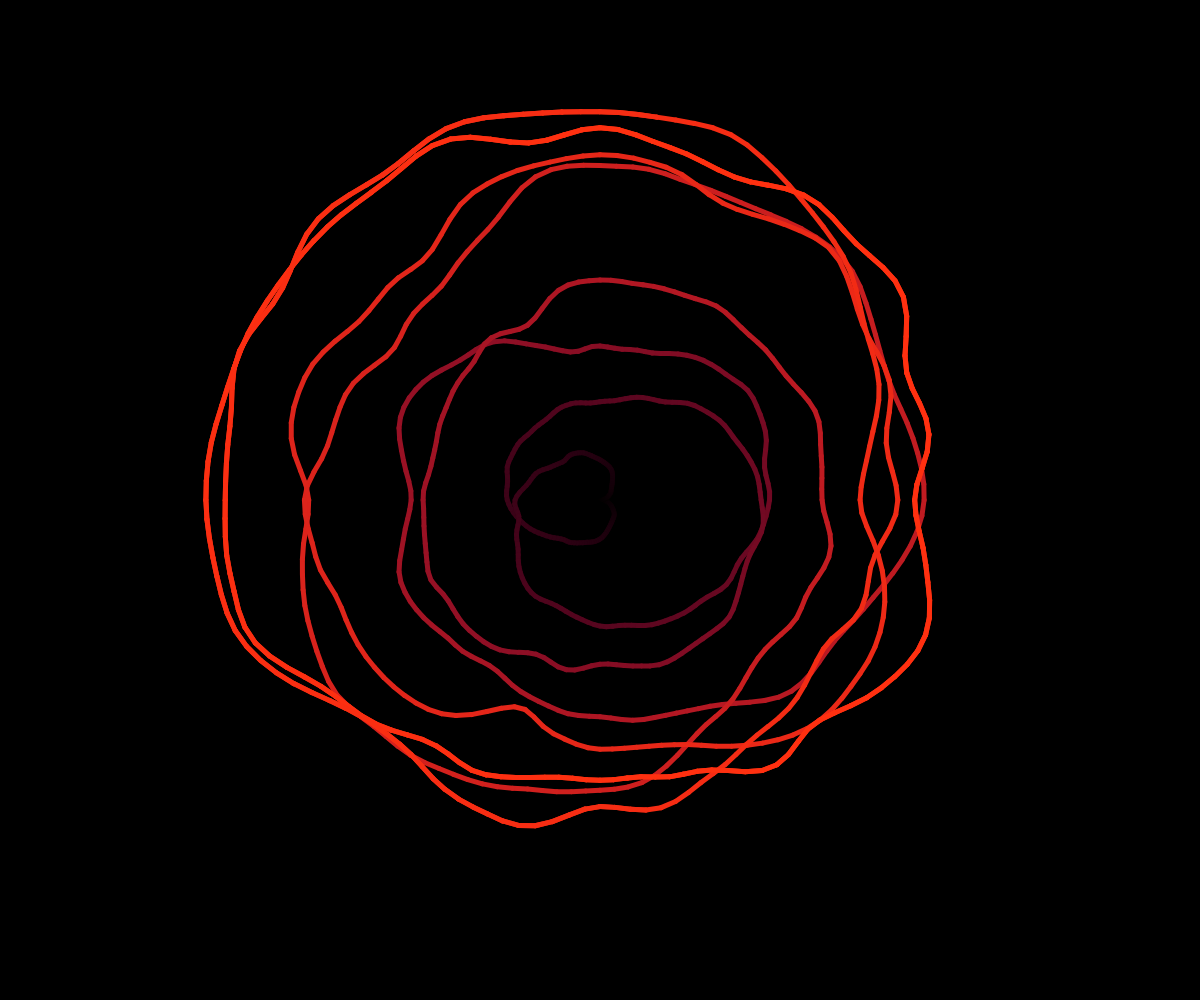
Frame 1 (no input)
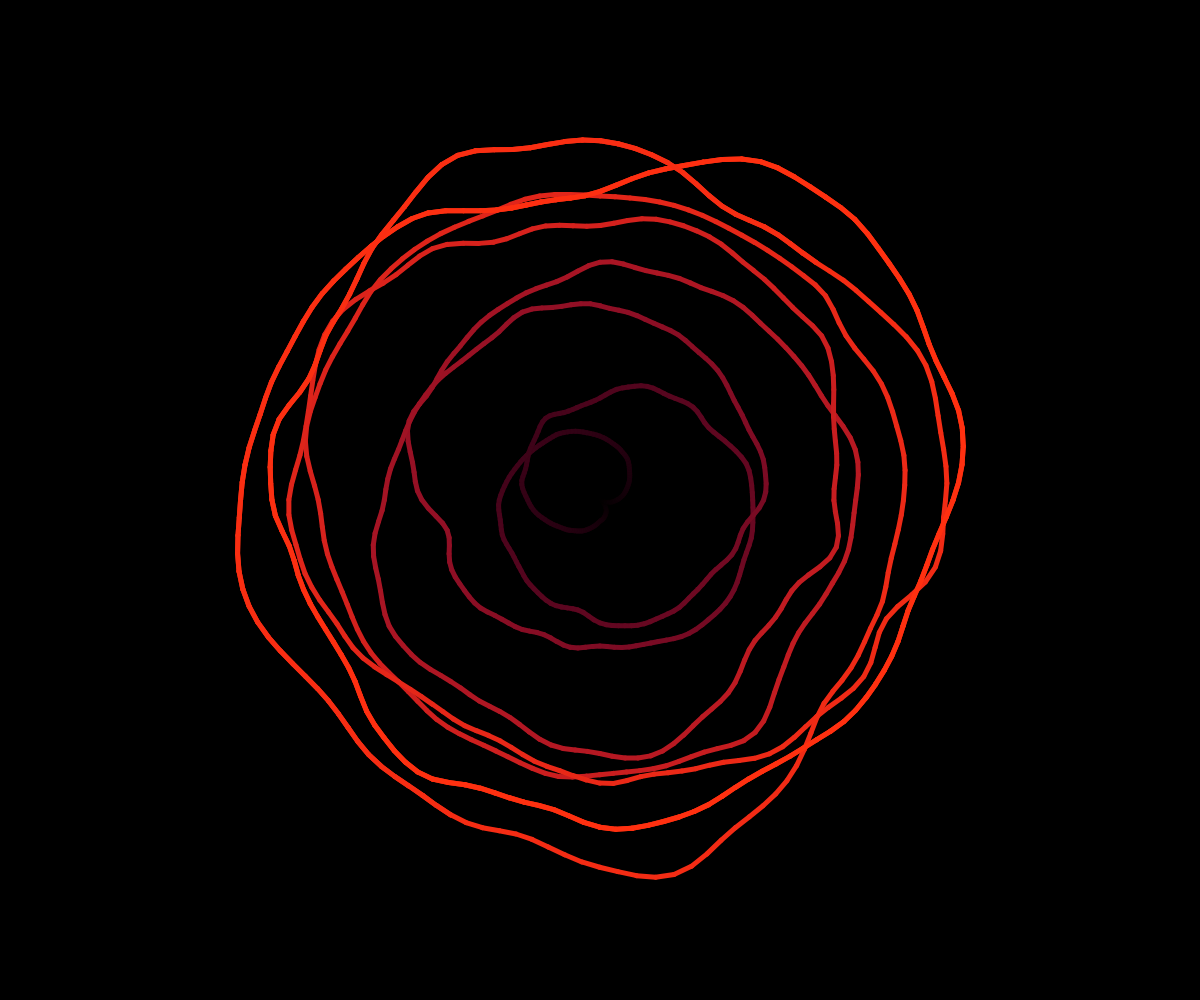
Frame 60 (no input)
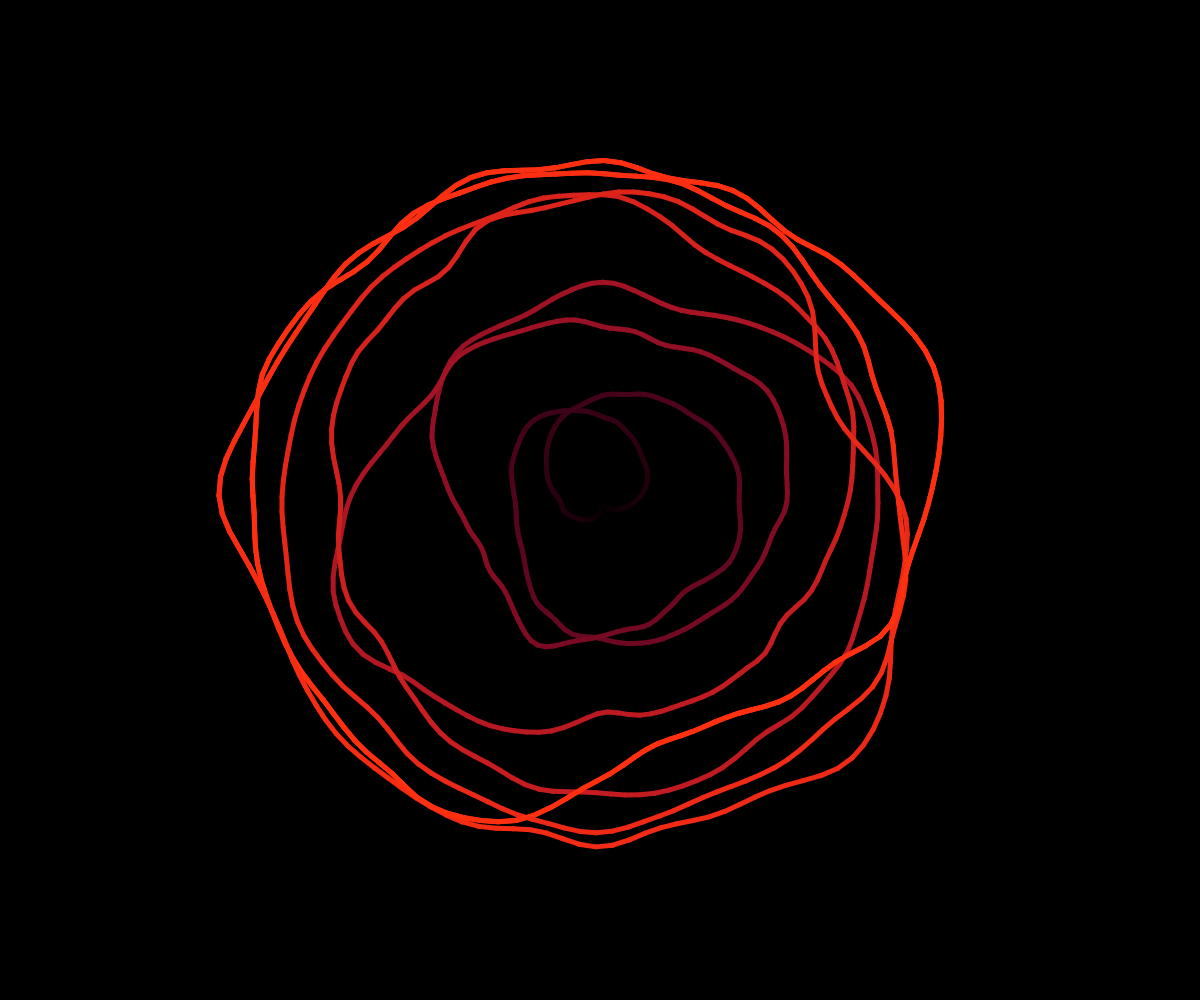
Frame 120 (the mouse pressed at the canvas centre since frame 60)

The p5.js sketch that drew these frames (run headless with seeded random() and noise() and a simulated clock; from frame 60 on, the mouse is pressed at the canvas centre):

// p5.js sketch
// ── sketch.js
var resolution = 1024;
var rotations = 8;
var radius_ratio = 1/5;
var fac = 0;

var col_e = [255, 0, 128];
var col_m = [255, 48, 16];


var radius;

function preload(){

}

function setup(){
	createCanvas(window.innerWidth, window.innerHeight);
}

function getCoord(i, r){
	var angle = i / resolution * rotations * TWO_PI;
	var distortedR = r + noise((i/(resolution/rotations)) * 4, fac) * r * 1.5;

	var x = distortedR * cos(angle + fac);
	var y = distortedR * sin(angle + fac);

	return [x, y]
}

function draw(){
	background(0);
	push();
	
	translate(width/2, height/2);

	noFill();
	stroke(255);
	strokeWeight(5);


    radius = radius_ratio*min(width, height);

	var prev_l = getCoord(0);
	var prev_r = getCoord(0);

	for (var i = 1; i < resolution/2 + 100; i++) {
		var a = -((4*1)/(resolution*resolution))*(i-resolution/2)*(i-resolution/2)+1;
		
		r = map(a, 0, 1, col_e[0], col_m[0])
		g = map(a, 0, 1, col_e[1], col_m[1])
		b = map(a, 0, 1, col_e[2], col_m[2])

		stroke(r*a, g*a, b*a);

		coord = getCoord(i, a*radius);
		line(prev_l[0], prev_l[1], coord[0], coord[1]);
		prev_l = coord;

		coord = getCoord(resolution - i, a*radius);
		line(prev_r[0], prev_r[1], coord[0], coord[1]);
		prev_r = coord;
	}

	pop();

	fac += 0.01;
}

window.onresize = function() {
  var w = window.innerWidth;
  var h = window.innerHeight;  
  resizeCanvas(w,h);
  width = w;
  height = h;
}
